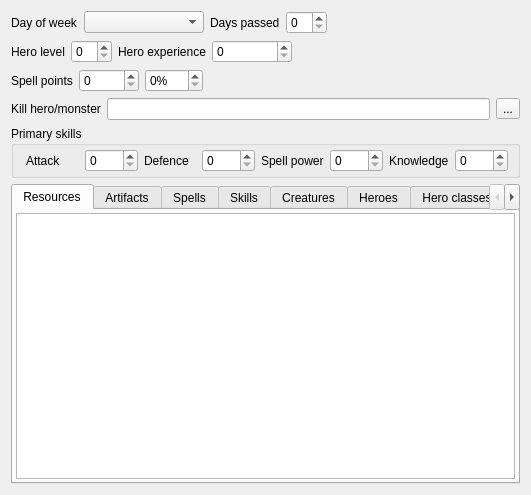
<?xml version="1.0" encoding="UTF-8"?>
<ui version="4.0">
 <class>QuestGuardWidget</class>
 <widget class="QDialog" name="QuestGuardWidget">
  <property name="windowModality">
   <enum>Qt::NonModal</enum>
  </property>
  <property name="geometry">
   <rect>
    <x>0</x>
    <y>0</y>
    <width>531</width>
    <height>495</height>
   </rect>
  </property>
  <property name="windowTitle">
   <string>Mission goal</string>
  </property>
  <property name="modal">
   <bool>true</bool>
  </property>
  <layout class="QVBoxLayout" name="verticalLayout_2">
   <item>
    <layout class="QHBoxLayout" name="horizontalLayout_8">
     <item>
      <widget class="QLabel" name="label_7">
       <property name="text">
        <string>Day of week</string>
       </property>
      </widget>
     </item>
     <item>
      <widget class="QComboBox" name="lDayOfWeek">
       <property name="minimumSize">
        <size>
         <width>120</width>
         <height>0</height>
        </size>
       </property>
      </widget>
     </item>
     <item>
      <widget class="QLabel" name="label_8">
       <property name="text">
        <string>Days passed</string>
       </property>
      </widget>
     </item>
     <item>
      <widget class="QSpinBox" name="lDaysPassed">
       <property name="minimumSize">
        <size>
         <width>20</width>
         <height>0</height>
        </size>
       </property>
      </widget>
     </item>
     <item>
      <spacer name="horizontalSpacer_3">
       <property name="orientation">
        <enum>Qt::Horizontal</enum>
       </property>
       <property name="sizeHint" stdset="0">
        <size>
         <width>40</width>
         <height>20</height>
        </size>
       </property>
      </spacer>
     </item>
    </layout>
   </item>
   <item>
    <layout class="QHBoxLayout" name="horizontalLayout_10">
     <item>
      <widget class="QLabel" name="label_14">
       <property name="text">
        <string>Hero level</string>
       </property>
      </widget>
     </item>
     <item>
      <widget class="QSpinBox" name="lHeroLevel">
       <property name="minimumSize">
        <size>
         <width>40</width>
         <height>0</height>
        </size>
       </property>
      </widget>
     </item>
     <item>
      <widget class="QLabel" name="label_15">
       <property name="text">
        <string>Hero experience</string>
       </property>
      </widget>
     </item>
     <item>
      <widget class="QSpinBox" name="lHeroExperience">
       <property name="minimumSize">
        <size>
         <width>80</width>
         <height>0</height>
        </size>
       </property>
       <property name="maximum">
        <number>100000</number>
       </property>
       <property name="singleStep">
        <number>100</number>
       </property>
      </widget>
     </item>
     <item>
      <spacer name="horizontalSpacer_4">
       <property name="orientation">
        <enum>Qt::Horizontal</enum>
       </property>
       <property name="sizeHint" stdset="0">
        <size>
         <width>40</width>
         <height>20</height>
        </size>
       </property>
      </spacer>
     </item>
    </layout>
   </item>
   <item>
    <layout class="QHBoxLayout" name="horizontalLayout_9">
     <item>
      <widget class="QLabel" name="label_9">
       <property name="text">
        <string>Spell points</string>
       </property>
      </widget>
     </item>
     <item>
      <widget class="QSpinBox" name="lManaPoints">
       <property name="minimumSize">
        <size>
         <width>60</width>
         <height>0</height>
        </size>
       </property>
       <property name="maximum">
        <number>999</number>
       </property>
      </widget>
     </item>
     <item>
      <widget class="QSpinBox" name="lManaPercentage">
       <property name="suffix">
        <string>%</string>
       </property>
       <property name="maximum">
        <number>100</number>
       </property>
      </widget>
     </item>
     <item>
      <spacer name="horizontalSpacer">
       <property name="orientation">
        <enum>Qt::Horizontal</enum>
       </property>
       <property name="sizeHint" stdset="0">
        <size>
         <width>40</width>
         <height>20</height>
        </size>
       </property>
      </spacer>
     </item>
    </layout>
   </item>
   <item>
    <layout class="QHBoxLayout" name="horizontalLayout_14">
     <item>
      <widget class="QLabel" name="label">
       <property name="text">
        <string>Kill hero/monster</string>
       </property>
      </widget>
     </item>
     <item>
      <widget class="QLineEdit" name="lKillTarget">
       <property name="readOnly">
        <bool>true</bool>
       </property>
      </widget>
     </item>
     <item>
      <widget class="QToolButton" name="lKillTargetSelect">
       <property name="text">
        <string>...</string>
       </property>
      </widget>
     </item>
    </layout>
   </item>
   <item>
    <widget class="QGroupBox" name="groupBox_3">
     <property name="title">
      <string>Primary skills</string>
     </property>
     <layout class="QHBoxLayout" name="horizontalLayout">
      <property name="leftMargin">
       <number>12</number>
      </property>
      <property name="topMargin">
       <number>3</number>
      </property>
      <property name="bottomMargin">
       <number>3</number>
      </property>
      <item>
       <widget class="QLabel" name="label_10">
        <property name="text">
         <string>Attack</string>
        </property>
       </widget>
      </item>
      <item>
       <widget class="QSpinBox" name="lAttack"/>
      </item>
      <item>
       <widget class="QLabel" name="label_11">
        <property name="text">
         <string>Defence</string>
        </property>
       </widget>
      </item>
      <item>
       <widget class="QSpinBox" name="lDefence"/>
      </item>
      <item>
       <widget class="QLabel" name="label_12">
        <property name="text">
         <string>Spell power</string>
        </property>
       </widget>
      </item>
      <item>
       <widget class="QSpinBox" name="lPower"/>
      </item>
      <item>
       <widget class="QLabel" name="label_13">
        <property name="text">
         <string>Knowledge</string>
        </property>
       </widget>
      </item>
      <item>
       <widget class="QSpinBox" name="lKnowledge"/>
      </item>
     </layout>
    </widget>
   </item>
   <item>
    <widget class="QTabWidget" name="tabWidget_2">
     <property name="layoutDirection">
      <enum>Qt::LeftToRight</enum>
     </property>
     <property name="tabPosition">
      <enum>QTabWidget::North</enum>
     </property>
     <property name="tabShape">
      <enum>QTabWidget::Rounded</enum>
     </property>
     <property name="currentIndex">
      <number>0</number>
     </property>
     <property name="elideMode">
      <enum>Qt::ElideNone</enum>
     </property>
     <property name="usesScrollButtons">
      <bool>true</bool>
     </property>
     <property name="documentMode">
      <bool>false</bool>
     </property>
     <property name="tabBarAutoHide">
      <bool>true</bool>
     </property>
     <widget class="QWidget" name="tab_3">
      <attribute name="title">
       <string>Resources</string>
      </attribute>
      <layout class="QHBoxLayout" name="horizontalLayout_2">
       <property name="leftMargin">
        <number>3</number>
       </property>
       <property name="topMargin">
        <number>3</number>
       </property>
       <property name="rightMargin">
        <number>3</number>
       </property>
       <property name="bottomMargin">
        <number>3</number>
       </property>
       <item>
        <widget class="QTableWidget" name="lResources">
         <property name="editTriggers">
          <set>QAbstractItemView::NoEditTriggers</set>
         </property>
         <property name="selectionMode">
          <enum>QAbstractItemView::NoSelection</enum>
         </property>
         <property name="columnCount">
          <number>2</number>
         </property>
         <attribute name="horizontalHeaderVisible">
          <bool>false</bool>
         </attribute>
         <attribute name="horizontalHeaderDefaultSectionSize">
          <number>180</number>
         </attribute>
         <attribute name="horizontalHeaderStretchLastSection">
          <bool>true</bool>
         </attribute>
         <attribute name="verticalHeaderVisible">
          <bool>false</bool>
         </attribute>
         <attribute name="verticalHeaderDefaultSectionSize">
          <number>24</number>
         </attribute>
         <column/>
         <column/>
        </widget>
       </item>
      </layout>
     </widget>
     <widget class="QWidget" name="tab_4">
      <attribute name="title">
       <string>Artifacts</string>
      </attribute>
      <layout class="QHBoxLayout" name="horizontalLayout_3">
       <property name="leftMargin">
        <number>3</number>
       </property>
       <property name="topMargin">
        <number>3</number>
       </property>
       <property name="rightMargin">
        <number>3</number>
       </property>
       <property name="bottomMargin">
        <number>3</number>
       </property>
       <item>
        <widget class="QListWidget" name="lArtifacts">
         <property name="editTriggers">
          <set>QAbstractItemView::NoEditTriggers</set>
         </property>
         <property name="selectionMode">
          <enum>QAbstractItemView::NoSelection</enum>
         </property>
         <property name="isWrapping" stdset="0">
          <bool>true</bool>
         </property>
        </widget>
       </item>
      </layout>
     </widget>
     <widget class="QWidget" name="tab_5">
      <attribute name="title">
       <string>Spells</string>
      </attribute>
      <layout class="QHBoxLayout" name="horizontalLayout_4">
       <property name="leftMargin">
        <number>3</number>
       </property>
       <property name="topMargin">
        <number>3</number>
       </property>
       <property name="rightMargin">
        <number>3</number>
       </property>
       <property name="bottomMargin">
        <number>3</number>
       </property>
       <item>
        <widget class="QListWidget" name="lSpells">
         <property name="editTriggers">
          <set>QAbstractItemView::NoEditTriggers</set>
         </property>
         <property name="selectionMode">
          <enum>QAbstractItemView::NoSelection</enum>
         </property>
         <property name="isWrapping" stdset="0">
          <bool>true</bool>
         </property>
        </widget>
       </item>
      </layout>
     </widget>
     <widget class="QWidget" name="tab_7">
      <attribute name="title">
       <string>Skills</string>
      </attribute>
      <layout class="QHBoxLayout" name="horizontalLayout_5">
       <property name="leftMargin">
        <number>3</number>
       </property>
       <property name="topMargin">
        <number>3</number>
       </property>
       <property name="rightMargin">
        <number>3</number>
       </property>
       <property name="bottomMargin">
        <number>3</number>
       </property>
       <item>
        <widget class="QTableWidget" name="lSkills">
         <property name="columnCount">
          <number>2</number>
         </property>
         <attribute name="horizontalHeaderVisible">
          <bool>false</bool>
         </attribute>
         <attribute name="horizontalHeaderDefaultSectionSize">
          <number>180</number>
         </attribute>
         <attribute name="verticalHeaderVisible">
          <bool>false</bool>
         </attribute>
         <attribute name="verticalHeaderDefaultSectionSize">
          <number>24</number>
         </attribute>
         <column/>
         <column/>
        </widget>
       </item>
      </layout>
     </widget>
     <widget class="QWidget" name="tab_6">
      <attribute name="title">
       <string>Creatures</string>
      </attribute>
      <layout class="QVBoxLayout" name="verticalLayout">
       <property name="spacing">
        <number>0</number>
       </property>
       <property name="leftMargin">
        <number>3</number>
       </property>
       <property name="topMargin">
        <number>3</number>
       </property>
       <property name="rightMargin">
        <number>3</number>
       </property>
       <property name="bottomMargin">
        <number>3</number>
       </property>
       <item>
        <layout class="QHBoxLayout" name="horizontalLayout_6">
         <item>
          <widget class="QComboBox" name="lCreatureId">
           <property name="sizePolicy">
            <sizepolicy hsizetype="Expanding" vsizetype="Fixed">
             <horstretch>0</horstretch>
             <verstretch>0</verstretch>
            </sizepolicy>
           </property>
          </widget>
         </item>
         <item>
          <widget class="QSpinBox" name="lCreatureAmount">
           <property name="minimumSize">
            <size>
             <width>60</width>
             <height>0</height>
            </size>
           </property>
           <property name="maximum">
            <number>9999</number>
           </property>
           <property name="stepType">
            <enum>QAbstractSpinBox::AdaptiveDecimalStepType</enum>
           </property>
          </widget>
         </item>
         <item>
          <widget class="QPushButton" name="lCreatureAdd">
           <property name="text">
            <string>Add</string>
           </property>
          </widget>
         </item>
         <item>
          <widget class="QPushButton" name="lCreatureRemove">
           <property name="text">
            <string>Remove</string>
           </property>
          </widget>
         </item>
        </layout>
       </item>
       <item>
        <widget class="QTableWidget" name="lCreatures">
         <property name="editTriggers">
          <set>QAbstractItemView::NoEditTriggers</set>
         </property>
         <property name="selectionMode">
          <enum>QAbstractItemView::MultiSelection</enum>
         </property>
         <property name="selectionBehavior">
          <enum>QAbstractItemView::SelectRows</enum>
         </property>
         <property name="columnCount">
          <number>2</number>
         </property>
         <attribute name="horizontalHeaderVisible">
          <bool>false</bool>
         </attribute>
         <attribute name="horizontalHeaderDefaultSectionSize">
          <number>180</number>
         </attribute>
         <attribute name="verticalHeaderVisible">
          <bool>false</bool>
         </attribute>
         <attribute name="verticalHeaderDefaultSectionSize">
          <number>24</number>
         </attribute>
         <column/>
         <column/>
        </widget>
       </item>
      </layout>
     </widget>
     <widget class="QWidget" name="tab">
      <attribute name="title">
       <string>Heroes</string>
      </attribute>
      <layout class="QHBoxLayout" name="horizontalLayout_12">
       <property name="leftMargin">
        <number>3</number>
       </property>
       <property name="topMargin">
        <number>3</number>
       </property>
       <property name="rightMargin">
        <number>3</number>
       </property>
       <property name="bottomMargin">
        <number>3</number>
       </property>
       <item>
        <widget class="QListWidget" name="lHeroes">
         <property name="editTriggers">
          <set>QAbstractItemView::NoEditTriggers</set>
         </property>
         <property name="selectionMode">
          <enum>QAbstractItemView::NoSelection</enum>
         </property>
         <property name="isWrapping" stdset="0">
          <bool>true</bool>
         </property>
        </widget>
       </item>
      </layout>
     </widget>
     <widget class="QWidget" name="tab_2">
      <attribute name="title">
       <string>Hero classes</string>
      </attribute>
      <layout class="QHBoxLayout" name="horizontalLayout_11">
       <property name="leftMargin">
        <number>3</number>
       </property>
       <property name="topMargin">
        <number>3</number>
       </property>
       <property name="rightMargin">
        <number>3</number>
       </property>
       <property name="bottomMargin">
        <number>3</number>
       </property>
       <item>
        <widget class="QListWidget" name="lHeroClasses">
         <property name="editTriggers">
          <set>QAbstractItemView::NoEditTriggers</set>
         </property>
         <property name="selectionMode">
          <enum>QAbstractItemView::NoSelection</enum>
         </property>
         <property name="isWrapping" stdset="0">
          <bool>true</bool>
         </property>
        </widget>
       </item>
      </layout>
     </widget>
     <widget class="QWidget" name="tab_8">
      <attribute name="title">
       <string>Players</string>
      </attribute>
      <layout class="QHBoxLayout" name="horizontalLayout_13">
       <property name="leftMargin">
        <number>3</number>
       </property>
       <property name="topMargin">
        <number>3</number>
       </property>
       <property name="rightMargin">
        <number>3</number>
       </property>
       <property name="bottomMargin">
        <number>3</number>
       </property>
       <item>
        <widget class="QListWidget" name="lPlayers">
         <property name="editTriggers">
          <set>QAbstractItemView::NoEditTriggers</set>
         </property>
         <property name="selectionMode">
          <enum>QAbstractItemView::NoSelection</enum>
         </property>
         <property name="isWrapping" stdset="0">
          <bool>true</bool>
         </property>
        </widget>
       </item>
      </layout>
     </widget>
    </widget>
   </item>
  </layout>
 </widget>
 <resources/>
 <connections/>
</ui>
